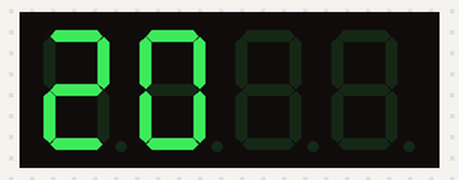
A program run on a simulated Raspberry Pi (BCM pin numbers). Parts: 4-digit seven-segment display. The segment pins are drawn as the display they are named for.

Above: at 0.12 s.
At 4.8 s:
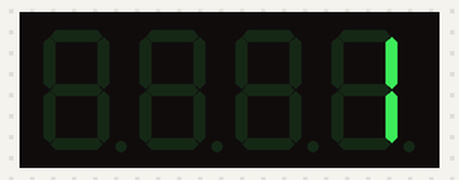
At 10.08 s:
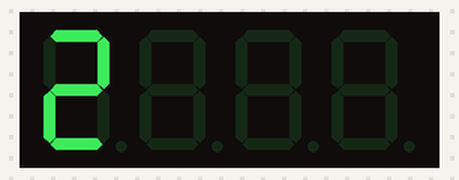
At 19.92 s:
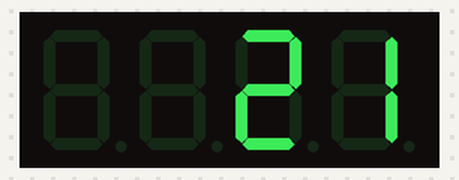
At 29.88 s:
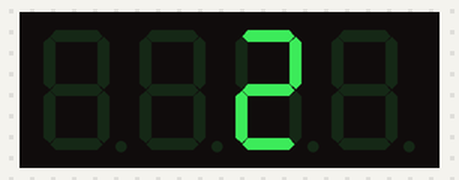
At 39.84 s:
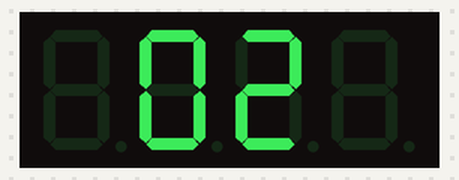

The program:

4digit.py
```python
import RPi.GPIO as GPIO
import time

#               A, B, C, D, E, F, G
SEGMENT_PINS = [2, 3, 4, 5, 6, 7, 8]
#             D1 D2 D3 D4
DIGIT_PINS = [10, 11, 12, 13]

GPIO.setmode(GPIO.BCM)

for segment in SEGMENT_PINS:
    GPIO.setup(segment, GPIO.OUT)
    GPIO.output(segment, GPIO.LOW)

# 자릿수 제어 핀 : HIGH > OFF , LOW > ON
for digit in DIGIT_PINS:
    GPIO.setup(digit, GPIO.OUT)
    GPIO.output(digit, GPIO.HIGH)

data = [[1, 1, 1, 1, 1, 1, 0],  # 0
        [0, 1, 1, 0, 0, 0, 0],  # 1
        [1, 1, 0, 1, 1, 0, 1],  # 2
        [1, 1, 1, 1, 0, 0, 1],  # 3
        [0, 1, 1, 0, 0, 1, 1],  # 4
        [1, 0, 1, 1, 0, 1, 1],  # 5
        [1, 0, 1, 1, 1, 1, 1],  # 6
        [1, 1, 1, 0, 0, 0, 0],  # 7
        [1, 1, 1, 1, 1, 1, 1],  # 8
        [1, 1, 1, 0, 0, 1, 1]]  # 9

def display(digit, number): # 자릿수 , 숫자
    # 자릿수에 해당하는 핀만 LOW로 설정
    for i in range(4):
        if i + 1 == digit:
            GPIO.output(DIGIT_PINS[i], GPIO.LOW)
        else:
            GPIO.output(DIGIT_PINS[i], GPIO.HIGH)
    # 숫자 출력
    for i in range(7):
        GPIO.output(SEGMENT_PINS[i], data[number][i])
    time.sleep(0.1) # 0.1 -> 0.01


try:
    while True:
        display(1, 2) #자릿수, 출력할 숫자
        display(2, 0)
        display(3, 2)
        display(4, 1)

finally:
    GPIO.cleanup()
    print('bye')
    
```
